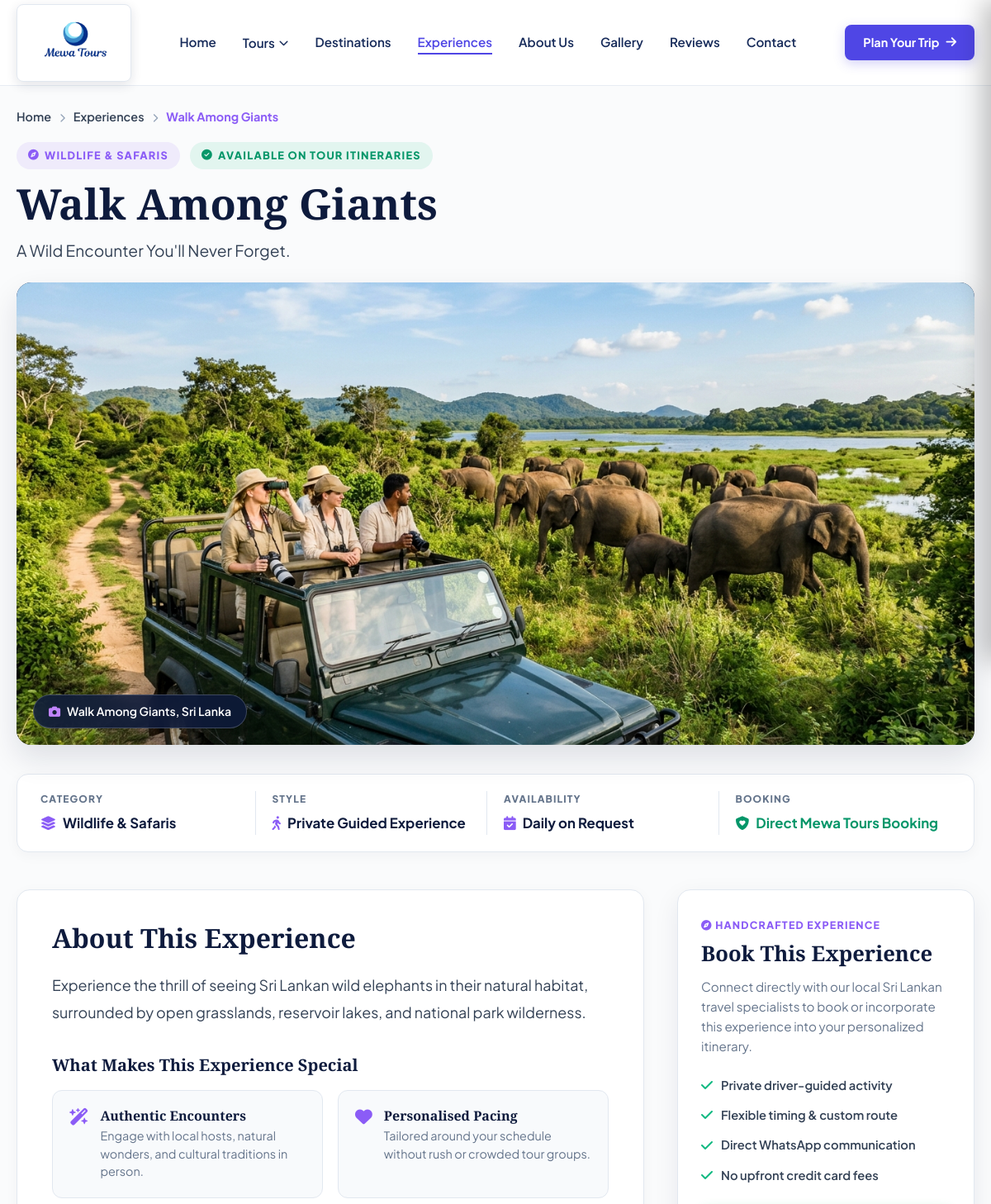
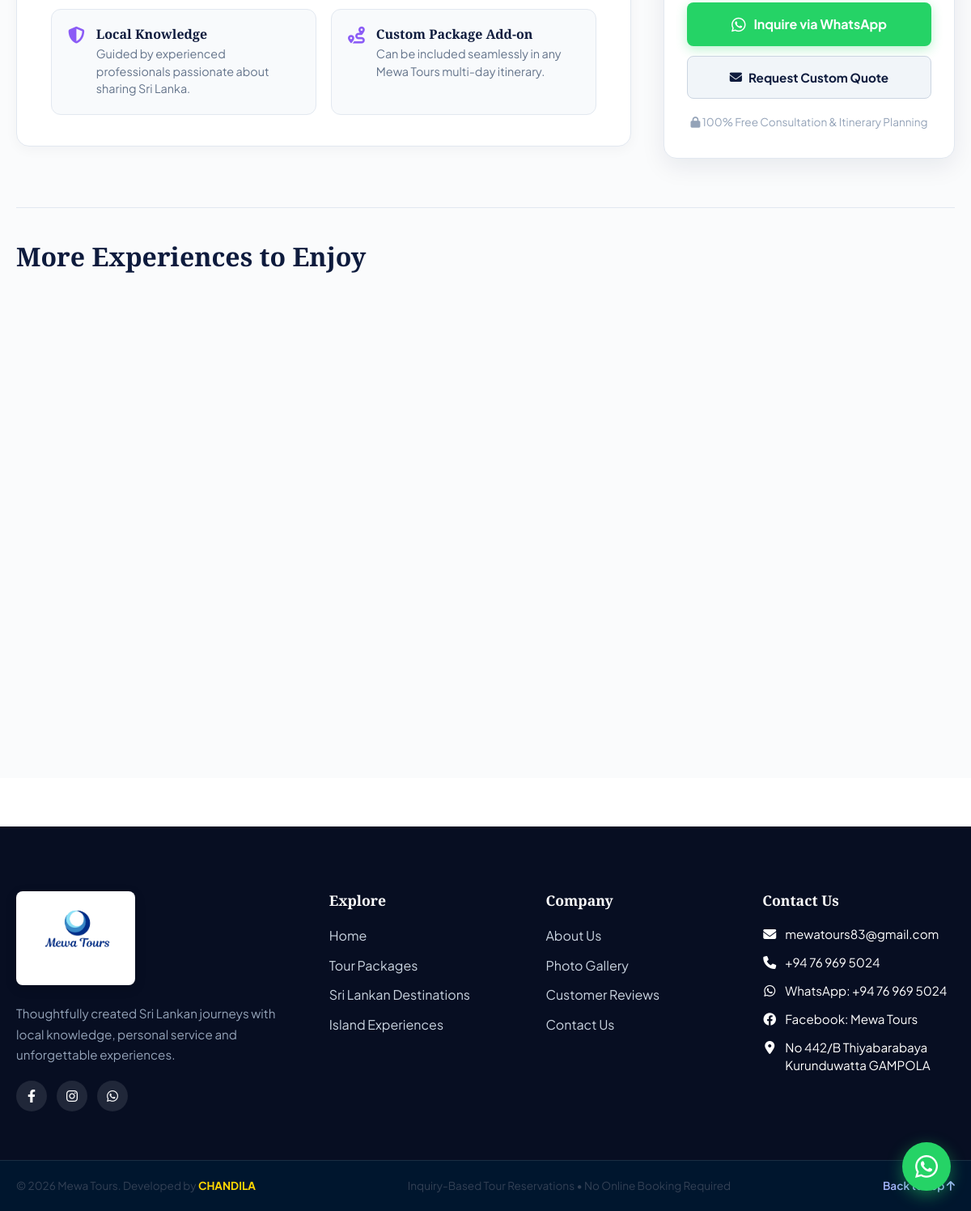
The page /experience-details.php?slug=walk-among-giants on the database its author committed (2 pictures, top to bottom).
### tables this page shows
CREATE TABLE `experiences` (
  `id` bigint(20) unsigned NOT NULL AUTO_INCREMENT,
  `category_id` bigint(20) unsigned DEFAULT NULL,
  `name` varchar(150) NOT NULL,
  `slug` varchar(170) NOT NULL,
  `short_description` text DEFAULT NULL,
  `description` longtext DEFAULT NULL,
  `featured_image` varchar(255) DEFAULT NULL,
  `status` enum('ACTIVE','INACTIVE') NOT NULL DEFAULT 'ACTIVE',
  `is_featured` tinyint(1) NOT NULL DEFAULT 0,
  `display_order` int(11) NOT NULL DEFAULT 0,
  `created_at` timestamp NOT NULL DEFAULT current_timestamp(),
  `updated_at` timestamp NOT NULL DEFAULT current_timestamp() ON UPDATE current_timestamp(),
  PRIMARY KEY (`id`),
  UNIQUE KEY `slug` (`slug`),
  KEY `idx_exp_slug` (`slug`),
  KEY `idx_exp_status` (`status`),
  KEY `fk_exp_category` (`category_id`),
  CONSTRAINT `fk_exp_category` FOREIGN KEY (`category_id`) REFERENCES `experience_categories` (`id`) ON DELETE SET NULL
);

CREATE TABLE `experience_categories` (
  `id` bigint(20) unsigned NOT NULL AUTO_INCREMENT,
  `name` varchar(100) NOT NULL,
  `slug` varchar(120) NOT NULL,
  `description` text DEFAULT NULL,
  `created_at` timestamp NOT NULL DEFAULT current_timestamp(),
  `updated_at` timestamp NOT NULL DEFAULT current_timestamp() ON UPDATE current_timestamp(),
  PRIMARY KEY (`id`),
  UNIQUE KEY `slug` (`slug`)
);

### views/client/experience-details.php (the view, shortened to what the rows shown need)
<?php
$heroImgSrc = !empty($experience['featured_image'])
    ? ((strpos($experience['featured_image'], 'http') === 0) ? $experience['featured_image'] : asset_url('images/' . e($experience['featured_image'])))
    : asset_url('images/experiences/hero-experiences-safari.jpg');
?>
<link rel="stylesheet" href="<?= asset_url('css/experiences.css') ?>">
<main class="exp-details-page">
    <div class="container">
        <nav class="exp-page-breadcrumb" aria-label="Breadcrumb">
            <ol>
                <li><a href="<?= base_url() ?>">Home</a></li>
                <li><i class="fa-solid fa-chevron-right"></i></li>
                <li><a href="<?= base_url('experiences') ?>">Experiences</a></li>
                <li><i class="fa-solid fa-chevron-right"></i></li>
                <li class="active"><?= e($experience['name']) ?></li>
            </ol>
        </nav>
        <header class="exp-page-header">
            <div class="exp-badge-row">
                <span class="exp-badge-pill">
                    <i class="fa-solid fa-compass"></i> <?= e($experience['category_name'] ?? 'Curated Activity') ?>
                </span>
                <span class="exp-badge-pill" style="background: rgba(16, 185, 129, 0.1); color: #059669;">
                    <i class="fa-solid fa-circle-check"></i> Available on Tour Itineraries
                </span>
            </div>
            <h1 class="exp-page-title"><?= e($experience['name']) ?></h1>
            <p class="exp-page-subtitle">
                <?= e($experience['short_description'] ?? 'Authentic handpicked Sri Lankan travel experience.') ?>
            </p>
        </header>
        <div class="exp-showcase-wrapper">
            <img src="<?= e($heroImgSrc) ?>"
                 alt="<?= e($experience['name']) ?> - Sri Lanka Experience"
                 class="exp-showcase-img"
                 onerror="this.src='https://images.unsplash.com/photo-1544979590-37e9b47eb705?auto=format&fit=crop&w=1600&q=80'">
            <div class="exp-showcase-badge">
                <i class="fa-solid fa-camera"></i> <?= e($experience['name']) ?>, Sri Lanka
            </div>
        </div>
        <div class="exp-quick-stats">
            <div class="stat-item">
                <span class="stat-label">CATEGORY</span>
                <span class="stat-value">
                    <i class="fa-solid fa-layer-group"></i> <?= e($experience['category_name'] ?? 'Adventure & Culture') ?>
                </span>
            </div>
        </div>
        <div class="exp-content-layout">
            <article class="exp-story-column">
                <h2 class="exp-story-heading">About This Experience</h2>
                <div class="exp-story-body">
                    <?= nl2br(e($experience['description'] ?? $experience['short_description'] ?? '')) ?>
                </div>
                <h3 class="exp-highlights-title">What Makes This Experience Special</h3>
                <div class="exp-highlight-grid">
                    <div class="exp-highlight-box">
                    </div>
                    <div class="exp-highlight-box">
                    </div>
                    <div class="exp-highlight-box">
                    </div>
                    <div class="exp-highlight-box">
                    </div>
                </div>
            </article>
        </div>
        <?php if (!empty($related_experiences)): ?>
        <section class="exp-related-section">
            <h2 class="exp-related-title">More Experiences to Enjoy</h2>
        </section>
        <?php endif; ?>
    </div>
</main>

### rows shown on the page
experiences: name "Walk Among Giants", category.name "WILDLIFE & SAFARIS", short_description "A Wild Encounter You'll Never Forget.", featured_image (picture), category.name "Wildlife & Safaris", description "Experience the thrill of seeing Sri Lankan wild elephants in their natural habitat, surrounded by open grasslands, reservoir lakes, and national park wilderness."

### other values the page prints
$config['company']['email'] "mewatours83@gmail.com"
$config['company']['phone'] "+94 76 969 5024"
$config['company']['address'] "No 442/B Thiyabarabaya Kurunduwatta GAMPOLA"
